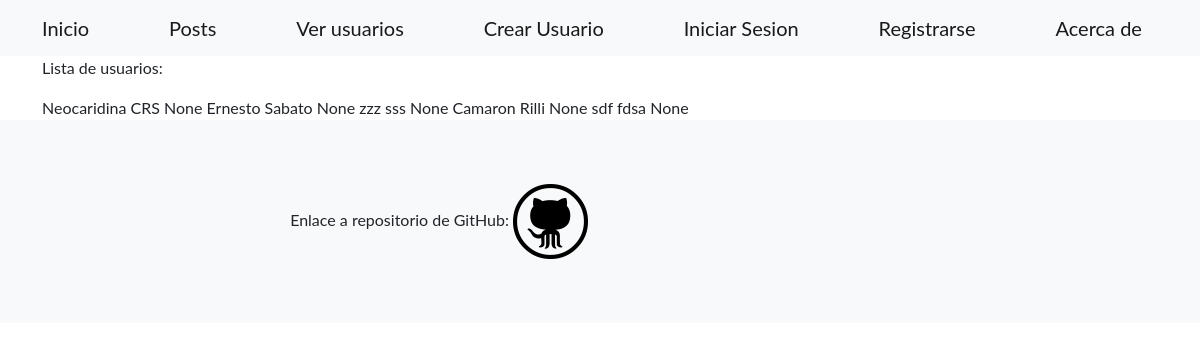
/posts/, run on the app's committed database.
### home/models.py (models this page shows, shortened)
class Usuario(models.Model):
    nombre = models.CharField(max_length=30)
    apellido = models.CharField(max_length=30)
    edad = models.IntegerField()
    fecha_nacimiento = models.DateField()
    descripcion = RichTextField(null=True)
    imagen = models.ImageField(upload_to='imagen',null=True, blank=True)

### home/views.py (the view)
# urls.py: path('posts/', views.Posts.as_view(), name="posts"),
class Posts(ListView):
    model = Usuario
    template_name = 'home/listado_posts.html'

### home/templates/home/listado_posts.html (shortened to what this page needs)
{% extends 'home/base.html'%}
{% block cuerpo %}
<p>Lista de usuarios:</p>
{% if object_list %}
    {% for usuario in object_list%}
    {{usuario.nombre}}
    {{usuario.apellido}}
    {{usuario.descripcion | safe}}
    {% endfor %}
{%else%}
No se encontraron resultados de la busqueda!
{% endif %}
{% endblock cuerpo %}

### data on the page
Usuario: nombre "Neocaridina", apellido "CRS", descripcion "None"
Usuario: nombre "Ernesto", apellido "Sabato", descripcion "None"
Usuario: nombre "zzz", apellido "sss", descripcion "None"
Usuario: nombre "Camaron", apellido "Rilli", descripcion "None"
Usuario: nombre "sdf", apellido "fdsa", descripcion "None"
